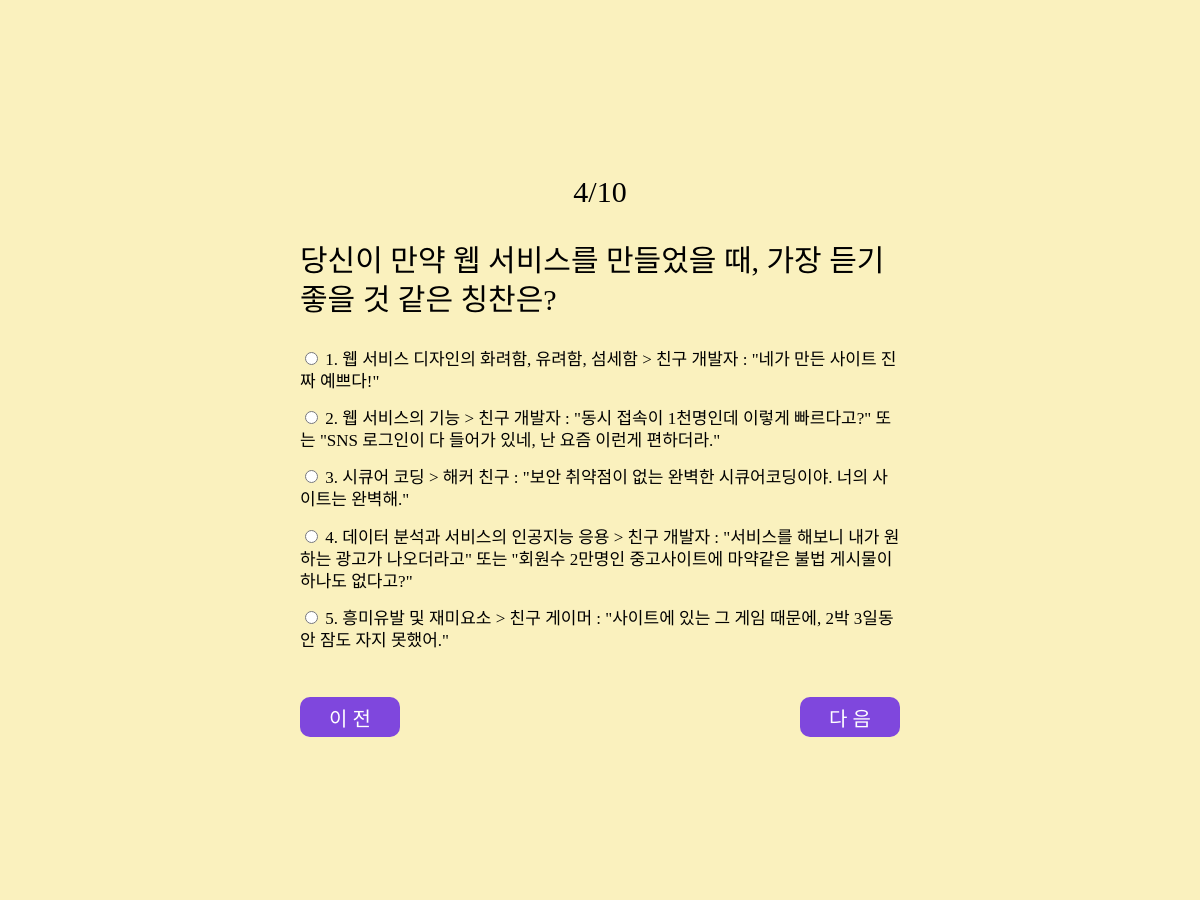
Before: /form/ (middle part) with the older database file.
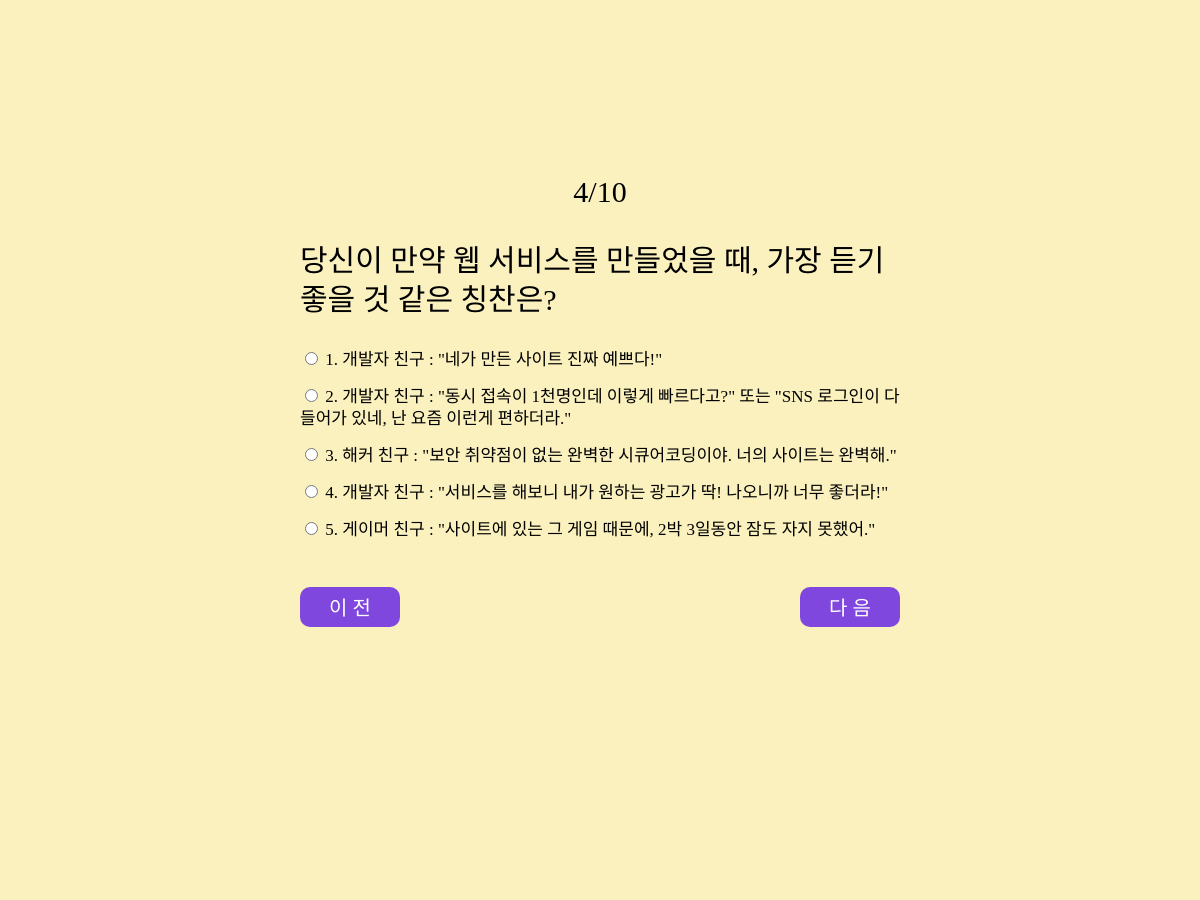
After: the same page with the newer database file.
### main/models.py (models this page shows, shortened)
class Choice(models.Model):
    content = models.CharField(max_length = 100)
    question = models.ForeignKey(to = 'main.Question', on_delete = models.CASCADE)
    developer = models.ForeignKey(to = 'main.developer', on_delete = models.CASCADE, null = True)

### main/views.py (the view)
# urls.py: path('form/', views.form, name='form'),
def form(request):
    questions = Question.objects.all()
    context = {
        'questions': questions,
    }
    return render(request, 'main/form.html', context)

### main/templates/main/form.html (shortened to what this page needs)
{% extends 'main/base.html' %}
{% load static %}
{% block head %}
  <link rel="stylesheet" type="text/css" href="{% static 'css/reset.css' %}">
  <link rel="stylesheet" type="text/css" href="{% static 'css/form.css' %}">
{% endblock head %}
{% block body %}
    <section id="survey">
        <div class="wrapper">
            <form id="form" action="{% url 'main:submit' %}" method="post">
                {% for question in questions %}
                <div class="test">
                    <div class="question_container">
                        <h3 class="number">{{ question.number }}/{{ questions.count }}</h3>
                        <h3 class="question">{{ question.content }}</h3>
                    </div>
                    <div class="answer">
                        {% for choice in question.choice_set.all %}
                        <div>
                            <input
                                type="radio"
                                name="question-{{ question.number }}"
                                id="choice-{{ choice.pk }}"
                                value="{{ choice.developer.pk }}"
                            />
                            <label for="choice-{{ choice.pk }}">
                                {{ forloop.counter }}. {{choice.content}}
                            </label>
                        </div>
                        {% endfor %}
                    </div>
                    {% if not forloop.first %}
                        <div class="btn_wrap btn_sort">
                    {% else %}
                        <div class="btn_wrap">
                    {% endif %}
                    {% if not forloop.first %}
                        <button class="prev_btn">이 전</button>
                    {% endif %}
                    {% if not forloop.last %}
                        <button class="next_btn">다 음</button>
                    {% else %}
                        <input type="submit" value="제 출" class="submit_btn">
                    {% endif %}
                    </div>
                </div>
                {% endfor %}
            </form>
        </div>
    </section>
{% endblock body %}

Changed rows visible on the page:
changed Choice: number "☐ 1. 웹 서비스 디자인의 화려함, 유려함, 섬세함 >" → "☐ 1. 개발자 친구 : \"네가 만든 사이트 진짜 예쁘다!"; content "웹 서비스 디자인의 화려함, 유려함, 섬세함 > 친구 개발자 : \"네가 만든 사이트 진짜 예쁘다!\"" → "개발자 친구 : \"네가 만든 사이트 진짜 예쁘다!\""
changed Choice: number "☐ 2. 웹 서비스의 기능 > 친구 개발자 : \"동시 접속" → "☐ 2. 개발자 친구 : \"동시 접속이 1천명인데 이렇게"; content "웹 서비스의 기능 > 친구 개발자 : \"동시 접속이 1천명인데 이렇게 빠르다고?\" 또는 \"SNS 로그인이 다 들어가 있네, 난 요즘 이런게 편하더라.\"" → "개발자 친구 : \"동시 접속이 1천명인데 이렇게 빠르다고?\" 또는 \"SNS 로그인이 다 들어가 있네, 난 요즘 이런게 편하더라.\""
changed Choice: number "☐ 3. 시큐어 코딩 > 해커 친구 : \"보안 취약점이 없" → "☐ 3. 해커 친구 : \"보안 취약점이 없는 완벽한 시큐어"; content "시큐어 코딩 > 해커 친구 : \"보안 취약점이 없는 완벽한 시큐어코딩이야. 너의 사이트는 완벽해.\"" → "해커 친구 : \"보안 취약점이 없는 완벽한 시큐어코딩이야. 너의 사이트는 완벽해.\""
changed Choice: number "☐ 4. 데이터 분석과 서비스의 인공지능 응용 > 친구 개" → "☐ 4. 개발자 친구 : \"서비스를 해보니 내가 원하는 광"; content "데이터 분석과 서비스의 인공지능 응용 > 친구 개발자 : \"서비스를 해보니 내가 원하는 광고가 나오더라고\" 또는 \"회원수 2만명인 중고사이트에 마약같은 불법 게시물이 하나도 없다고?\"" → "개발자 친구 : \"서비스를 해보니 내가 원하는 광고가 딱! 나오니까 너무 좋더라!\""
changed Choice: number "☐ 5. 흥미유발 및 재미요소 > 친구 게이머 : \"사이트" → "☐ 5. 게이머 친구 : \"사이트에 있는 그 게임 때문에,"; content "흥미유발 및 재미요소 > 친구 게이머 : \"사이트에 있는 그 게임 때문에, 2박 3일동안 잠도 자지 못했어.\"" → "게이머 친구 : \"사이트에 있는 그 게임 때문에, 2박 3일동안 잠도 자지 못했어.\""
